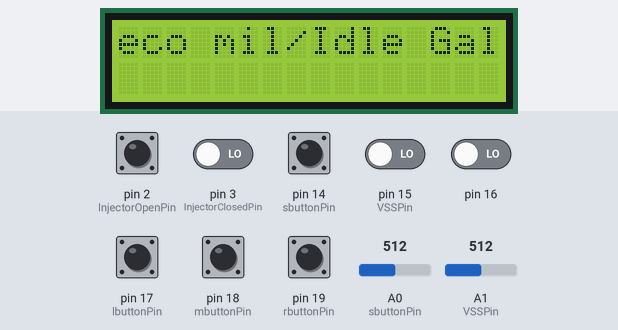
Bench run of a sketch on a simulated Arduino Uno, built with avr-gcc and run on an emulated ATmega328P. Shown: 16×2 character LCD. Wiring (inferred from the names in the program): character LCD (HD44780): RS pin 8; E pin 9; data pin 4, pin 5, pin 6, pin 7. The inputs (shaded band) are chosen by the test bench; at power-on: pin 2 (InjectorOpenPin), pin 14 (sbuttonPin), pin 17 (lbuttonPin), pin 18 (mbuttonPin), pin 19 (rbuttonPin) HIGH, pin 3 (InjectorClosedPin), pin 15 (VSSPin), pin 16 LOW, A0 (sbuttonPin) = 512, A1 (VSSPin) = 512. What the sketch prints to the serial monitor is not drawn.

Above: at 1.8 s.
1.9 s: A0 (sbuttonPin) set to 410
4.9 s: A0 (sbuttonPin) set to 385
At 6.7 s:
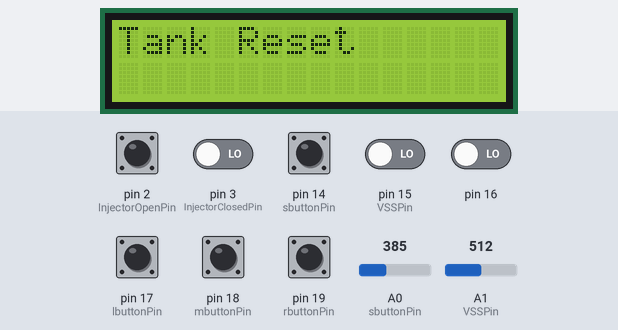
8.8 s: pin 18 (mbuttonPin) pulled LOW for 0.6 s
At 9.4 s:
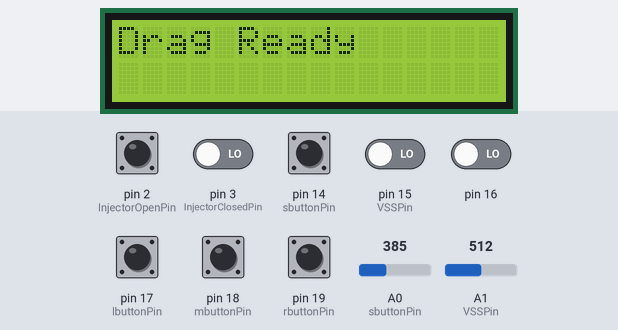
13.3 s: pin 19 (rbuttonPin) pulled LOW for 0.6 s
At 14.0 s:
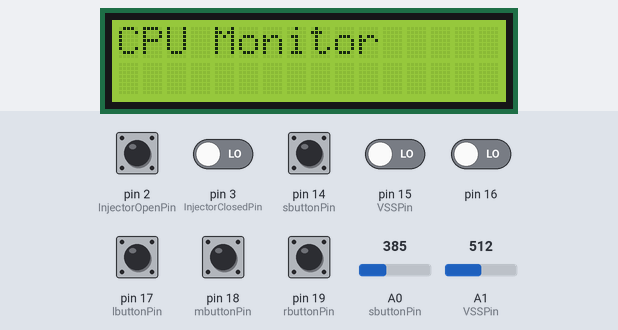
17.8 s: pin 17 (lbuttonPin) pulled LOW for 0.6 s
At 18.78 s:
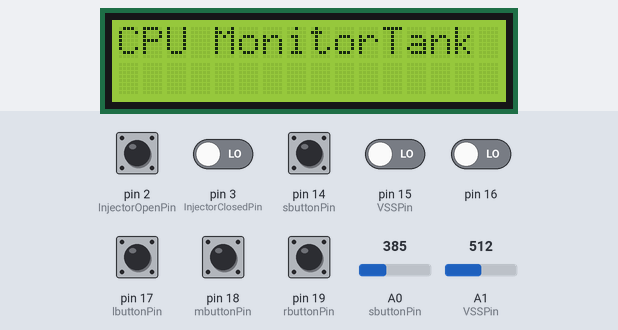
22.3 s: A0 (sbuttonPin) set to 214
26.2 s: A0 (sbuttonPin) set to 192
At 26.8 s:
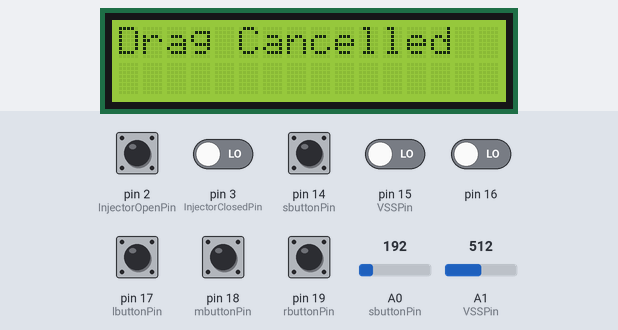
Timing chart, 0 to 29.2 s (numbered marks = the images above; inputs shaded):
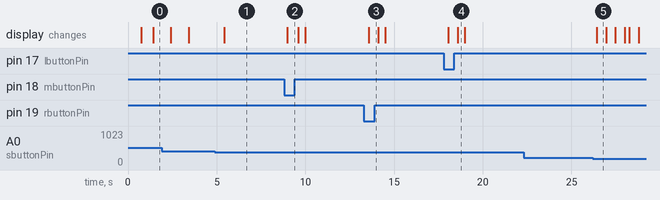

Measured:
- the behaviour switches between 400 and 399 on A0 (sbuttonPin) (found by bisection; images 0 and 1)
- the behaviour switches between 200 and 199 on A0 (sbuttonPin) (found by bisection; images 4 and 5)
- after the input at 4.9 s, the display: changes after 0.52 s (image 1)
- after the input at 8.8 s, the display: changes after 0.19 s (image 2)
- after the input at 13.3 s, the display: changes after 0.28 s (image 3)
- after the input at 17.8 s, the display: first changes after 0.25 s (image 4 shows a later state)
- after the input at 22.3 s, every drawn part: stays the same
- after the input at 26.2 s, the display: changes after 0.22 s (image 5)

The sketch:

MPGuinoSerialDev.ino
```cpp
//#include <Wire.h>
//#include <Adafruit_RGBLCDShield.h>
```

mathfuncs.ino
```cpp
//the standard 64 bit math brings in  5000+ bytes
//these bring in 1214 bytes, and everything is pass by reference

void init64(unsigned long  an[], unsigned long bigPart, unsigned long littlePart ){
  an[0]=bigPart;
  an[1]=littlePart;
}

//left shift 64 bit "number"
void shl64(unsigned long  an[]){
 an[0] <<= 1;
 if(an[1] & 0x80000000)
   an[0]++;
 an[1] <<= 1;
}

//right shift 64 bit "number"
void shr64(unsigned long  an[]){
 an[1] >>= 1;
 if(an[0] & 0x1)
   an[1]+=0x80000000;
 an[0] >>= 1;
}

//add ann to an
void add64(unsigned long  an[], unsigned long  ann[]){
  an[0]+=ann[0];
  if(an[1] + ann[1] < ann[1])
    an[0]++;
  an[1]+=ann[1];
}

//subtract ann from an
void sub64(unsigned long  an[], unsigned long  ann[]){
  an[0]-=ann[0];
  if(an[1] < ann[1]){
    an[0]--;
  }
  an[1]-= ann[1];
}

//true if an == ann
boolean eq64(unsigned long  an[], unsigned long  ann[]){
  return (an[0]==ann[0]) && (an[1]==ann[1]);
}

//true if an < ann
boolean lt64(unsigned long  an[], unsigned long  ann[]){
  if(an[0]>ann[0]) return false;
  return (an[0]<ann[0]) || (an[1]<ann[1]);
}

//divide num by den
void div64(unsigned long num[], unsigned long den[]){
  unsigned long zero64[]={0,0};
  unsigned long quot[2];
  unsigned long qbit[2];
  unsigned long tmp[2];
  init64(quot,0,0);
  init64(qbit,0,1);

  if (eq64(num, zero64)) {  //numerator 0, call it 0
    init64(num,0,0);
    return;
  }

  if (eq64(den, zero64)) { //numerator not zero, denominator 0, infinity in my book.
    init64(num,0xffffffff,0xffffffff);
    return;
  }

  init64(tmp,0x80000000,0);
  while(lt64(den,tmp)){
    shl64(den);
    shl64(qbit);
  }

  while(!eq64(qbit,zero64)){
    if(lt64(den,num) || eq64(den,num)){
      sub64(num,den);
      add64(quot,qbit);
    }
    shr64(den);
    shr64(qbit);
  }

  //remainder now in num, but using it to return quotient for now
  init64(num,quot[0],quot[1]);
}


//multiply num by den
void mul64(unsigned long an[], unsigned long ann[]){
  unsigned long p[2] = {0,0};
  unsigned long y[2] = {ann[0], ann[1]};
  unsigned long zero64[]={0,0};

  while(!eq64(y,zero64)) {
    if(y[1] & 1)
      add64(p,an);
    shl64(an);
    shr64(y);
  }
  init64(an,p[0],p[1]);
}
```

memdebug.c
```cpp
// (licence header left out)
#include <Arduino.h>
#include <stdlib.h>
#include <stdio.h>
#include <avr/io.h>
#include "memdebug.h"

/**
 * This must match the definition in "stdlib_private.h"
 */

typedef struct __freelist {
  size_t sz;
  struct __freelist *nx;
} FREELIST;

extern FREELIST *__flp;
extern char *__brkval;


/**
 * Get the total memory used by your program. The total will
 * include accounting overhead internal to the library
 */

size_t getMemoryUsed()
{
  size_t used;
  FREELIST *fp;

// __brkval=0 if nothing has been allocated yet

  if(__brkval==0)
    return 0;

// __brkval moves up from __malloc_heap_start to
// __malloc_heap_end as memory is used

  used=__brkval-__malloc_heap_start;

// memory free'd by you is collected in the free list and
// compacted with adjacent blocks. This, combined with malloc's
// intelligent picking of candidate blocks drastically reduces
// heap fragmentation. Anyway, since blocks in the free list
// are available to you at no cost we need to take them off.

  for(fp=__flp;fp;fp=fp->nx)
    used-=fp->sz+sizeof(size_t);

  return used;
}


/**
 * Get the total free bytes
 */

size_t getFreeMemory()
{
  return (size_t)AVR_STACK_POINTER_REG-
         (size_t)__malloc_margin-
         (size_t)__malloc_heap_start-
         getMemoryUsed();
}


/**
 * Get the largest available block that can be successfully
 * allocated by malloc()
 */

size_t getLargestAvailableMemoryBlock()
{
  size_t a,b;

  a=getLargestBlockInFreeList();
  b=getLargestNonFreeListBlock();

  return a>b ? a : b;
}


/**
 * Get the largest block in the free list
 */

size_t getLargestBlockInFreeList()
{
  FREELIST *fp;
  size_t maxsize=0;

  for(fp=__flp;fp;fp=fp->nx)
    if(fp->sz>maxsize)
      maxsize=fp->sz;

  return maxsize;
}


/**
 * Get the number of blocks in the free list
 */

int getNumberOfBlocksInFreeList()
{
  FREELIST *fp;
  int i;

  for(i=0,fp=__flp;fp;fp=fp->nx,i++);
  return i;
}


/**
 * Get total size of free list (includes library overhead)
 */

size_t getFreeListSize()
{
  FREELIST *fp;
  size_t size;

  for(size=0,fp=__flp;fp;fp=fp->nx,size+=fp->sz+sizeof(size_t));
  return size;
}


/**
 * Get the largest block that can be successfully allocated
 * without reuse from the free list
 */

size_t getLargestNonFreeListBlock()
{
  char *cp,*brkval;

// this code is an adapted fragment from malloc() itself

  brkval=__brkval == 0 ? __malloc_heap_start : __brkval;

  if((cp=__malloc_heap_end)==NULL)
    cp=(char *)AVR_STACK_POINTER_REG-__malloc_margin;
  if(cp<=brkval)
    return 0;

  return cp-brkval;
}

int showMemory(void) {
  char buffer[100];
  int usedMem = getMemoryUsed();
  int freeMem = getFreeMemory();
  int largeMem = getLargestAvailableMemoryBlock();

  snprintf(buffer, sizeof(buffer), "%04u %04u %04u : used/free/large",
      usedMem,
      freeMem,
      largeMem
    );

  //speol(buffer);
  return freeMem;
}
```

memdebug.h
```cpp
// (licence header left out)
#ifndef LIB_PINOCCIO_MEMDEBUG_H
#define LIB_PINOCCIO_MEMDEBUG_H

#ifdef __cplusplus
extern "C" {
#endif

#include <stddef.h>

extern size_t getMemoryUsed();
extern size_t getFreeMemory();
extern size_t getLargestAvailableMemoryBlock();
extern size_t getLargestBlockInFreeList();
extern int getNumberOfBlocksInFreeList();
extern size_t getFreeListSize();
extern size_t getLargestNonFreeListBlock();

extern int showMemory();

#ifdef __cplusplus
}
#endif

#endif // LIB_PINOCCIO_MEMDEBUG_H
```

mpguino.h
```cpp
#include "mpguino_conf.h"
/* --- Constants --------------------------------------------- */

#define Sleep_bkl                           0x01
#define Sleep_lcd                           0x02

//#define usedefaults true

#if (CFG_SERIAL_TX == 1)
   #define myubbr (16000000/16/57600-1)
#endif

#if (TANK_IN_EEPROM_CFG == 1)
   #define eepBlkAddr_Tank                  0xA0
   #define eepBlkSize_Tank                     9
#endif

#define nil                         3999999999ul

#define guinosigold                    B10100101
#define guinosig                       B11100111


//Vehicle Interface Pins
//#define NC                                   1
#define InjectorOpenPin                        2
#define InjectorClosedPin                      3
//LCD Pins, conf moved to lcd.h
//#define DIPin                                  4 // register select RS
//#define EnablePin                              5
//#define ContrastPin                            6
//#define DB4Pin                                 7
//#define DB5Pin                                 8
//#define BrightnessPin                          9
//#define NC                                    10
//#define NC                                    11
//#define DB6Pin                                12
//#define DB7Pin                                13

#if UNO_MODIFICATIONS

#define VSSPin                                15  // analog 0 is pin 14, let's move it to 16, leaving fuel on 15? Where is fuel defined?
#define temp1Pin                              1
#define temp2Pin                              2
#define lbuttonPin                            17 // Left Button, on analog 3, which isn't 17 but 26. WTF?
#define mbuttonPin                            18  // Middle Button, on analog 4, which ins't 18 but 27
#define rbuttonPin                            19  // Right Button, on analog 5, which isn't 19, but pin 28                                                  // i'm going to guess that's not physical 19, but logical 19 which is on physical 28 or 0x20 on C. Set in software?
#define sbuttonPin                            14
/* --- Button bitmasks ---for UNO */
#define vssBit                              0x02  //  pin14 is a bitmask 0x01 on port C, so then pin16 should be bitmask 0x04 on port C, 15 should be bitmask 0x02
//#define vssBit ( 1 << 1 )
#define lbuttonBit                          0x08  //  pin17 is a bitmask 0x08 on port C
#define mbuttonBit                          0x10  //  pin18 is a bitmask 0x10 (decimal 16) on port C
#define rbuttonBit                          0x20  //  pin19 is a bitmask 0x20 (decimal 32) on port C,
#define sbuttonBit                          0x01  //analog zero, bitmask 1 on port c. Remember we moved the vss to a1 from a0

#else //NOT uno, so normal, defaults
#define VSSPin                                14  // analog 0
#define temp1Pin                              1
#define temp2Pin                              2
#define lbuttonPin                            17  // Left Button, on analog 3
#define mbuttonPin                            18  // Middle Button, on analog 4
#define rbuttonPin                            19  // Right Button, on analog 5

/* --- Button bitmasks --for NOT uno- */
#define vssBit                              0x01  //  pin14 is a bitmask 1 on port C
#define lbuttonBit                          0x08  //  pin17 is a bitmask 8 on port C
#define mbuttonBit                          0x10  //  pin18 is a bitmask 16 on port C
#define rbuttonBit                          0x20  //  pin19 is a bitmask 32 on port C
#endif  //end of IF UNO > NOT block

// start with the buttons in the right state
#define buttonsUp   lbuttonBit + mbuttonBit + rbuttonBit

// how many times will we try and loop in a second
#if (UNO_MODIFICATIONS == 1)
#define loopsPerSecond                         4
#else
#define loopsPerSecond                         4
#endif
/* --- LCD line buffer size --- */
#define bufsize                                17

/* --- Enums ------------------------------------------------- */

enum displayTypes {dtText=0, dtBigChars, dtBarGraph};

/* --- Typedefs ---------------------------------------------- */

typedef void (* pFunc)(void);//type for display function pointers

/* --- Macros ------------------------------------------------ */

#define LeftButtonPressed        (!(buttonState & lbuttonBit))
#define RightButtonPressed       (!(buttonState & rbuttonBit))
#define MiddleButtonPressed      (!(buttonState & mbuttonBit))
#define SoftButtonPressed        (!(buttonState & sbuttonBit))

#define MIN(value1, value2)\
    (((value1) >= (value2)) ? (value2) : (value1))

#define MAX(value2, value1)\
    (((value1)>=(value2)) ? (value1) : (value2))

#define mylength(x) (sizeof x / sizeof *x)

#define looptime 1000000ul/loopsPerSecond /* 0.5 second */

#if (CFG_IDLE_MESSAGE == 1)
#define IdleDisplayRequested     (IDLE_DISPLAY_DELAY > 0)
#endif

/* --- Globals ----------------------------------------------- */

int CLOCK;
unsigned char DISPLAY_TYPE;
unsigned char SCREEN;
unsigned char HOLD_DISPLAY;
static char LCDBUF1[bufsize];
static char LCDBUF2[bufsize];

#if (CFG_IDLE_MESSAGE != 0)
signed char IDLE_DISPLAY_DELAY;
#endif

#if (CFG_FUELCUT_INDICATOR != 0)
unsigned char FCUT_POS;
  #if (CFG_FUELCUT_INDICATOR == 2)
  /* XXX: With the Newhaven LCD, there is no backslash (character 0x5C)...
   * the backslash was replaced with the Yen currency symbol.  Other LCDs
   * might have a proper backslash, so we'll leave this in... */
  char spinner[4] = {'|', '/', '-', '\\'};
  #elif (CFG_FUELCUT_INDICATOR == 3)
//char spinner[4] = {'O', 'o', '.', '.'};
  //char spinner[4] = {'-', '+', '÷', '*'};
  char spinner[4] = {'+', '*', '+', '-'};
  char idler[2] = {'i', ' '};
  #endif
#endif

#if (BARGRAPH_DISPLAY_CFG == 1)
/* The mpg() function call in a Trip class returns an unsigned long.
 * This value can be divided by 1000 in order to get 'true' mpg.
 * This means that an unsigned short int will hold 0xFFFF, or 65535
 * (65.535 MPG).  Since 65.535 is potentially a realistic value,
 * I propose dropping one decimal of precision in favor of a higher
 * maximum --> 655.35 mpg. This way we can save 20 bytes of memory. */
unsigned short PERIODIC_HIST[10];
#if (CFG_UNITS == 2)
unsigned short BAR_MIN = 500;     //min 5 L/100km (47.04 mpg)
unsigned short BAR_LIMIT = 2500;  /* 3-11 L/100km (0.5 L/px) about 9 mpg */
#define BARGRAPH_LABEL "Graph 3-11L/100k" //max 16 chars
//unsigned short BAR_MIN = 300;     //min 3 L/100km
//unsigned short BAR_LIMIT = 700;  /* 3-7 L/100km (0.25 L/px) */
//#define BARGRAPH_LABEL "Graph 3-7L/100km" //max 16 chars
#else
unsigned short BAR_MIN = 0; //min 18 mpg
unsigned short BAR_LIMIT = 4000;  /* 18-58 mpg (2.5 mpg/px) */
#define BARGRAPH_LABEL "Graph 0-40 MPG" //max 16 chars
#endif

#endif

#if (CFG_UNITS == 2)
#define STARTUP_TEXT "MPGuino v0.97e" //max 16 chars
#else
#define STARTUP_TEXT "skyGuino v1.0s" //max 16 chars
#endif

enum longparms {
  contrastIdx=0,
  dragSpeed,
  dragDistance,
  vssPulsesPerMileIdx,
  microSecondsPerGallonIdx,
  injPulsesPer2Revolutions,
  currentTripResetTimeoutUSIdx,
  tankSizeIdx,
  injectorSettleTimeIdx,
  weightIdx,
  fuelCostIdx,
  vsspause,
  injEdgeIdx,
  voltmeterOffsetIdx
};

#if(CFG_UNITS==2) // L/100km units
/* default values */
unsigned long parms[]={
   100ul,  //contrastIDX
   100,    //dragSpeed
   400,    //dragDistance
   5100ul,    //Pulses per km
   19756356ul,  //microseconds per liter
   1ul,        //pulses every two revs (otto cycle)
   30000000ul,  //timeout
   45424ul,    //tank size
   500ul,     //injectorsettle
   1250ul,    //weight KG
   1324ul,    //fuel cost per litre
   2ul,      //vsspause uS
   0ul,      //Injector type
   1000ul     //volts offset
};

char *parmLabels[]={
   "Contrast",
   "Speed End (kph)",
   "Drag End (m)",
   "VSS Pulses/Km",
   "MicroSec/Litre",
   "Pulses/2 revs",
   "Timout(uSec)",
   "Tank Litre*1k",
   "Injector DelayuS",
   "Weight (Kg)",
   "Fuel EUR/L x1k",
   "VSS Delay ms",
   "InjType 0,1,2", //Injector trigger 0-dn, 1-up, 2-PeakHold injector
   "VoltageOffset mV"
};
#else // MPG units
/* default values */
unsigned long parms[]={
   100ul,
   60,
   1320,
   8207ul, //8208ul,
   85363149, // 74785959ul, //500 000 000ul, 190784754ul
   1ul,
   30000000ul,
   12500ul,
   500ul,
   2860ul,
   2799ul,
   2ul,
   0ul,
   1000ul
};

char *parmLabels[]={
   "Contrast",
   "Speed End (mph)",
   "Drag End (ft)",
   "VSS Pulses/Mi",
   "MicroSec/Gal",
   "Pulses/2 rpm",
   "Timout(uSec)",
   "Tank Gal * 1k",
   "Injector DelayuS",
   "Weight (lbs)",
   "Fuel cost x1k",
   "VSS Delay ms",
   "InjType 0,1,2", //Injector trigger 0-dn, 1-up, 2-PeakHold injector
   "VoltageOffset mV"
};
#endif

//middle button cycles through these brightness settings
unsigned char brightness[]={255,220,150,0};
//unsigned char brightness[]={255,248,230,200}; //for red screen MTC-16205D (otherwise its too bright and 7805 regulator gets hot)

/* --- Classes --------------------------------------------- */

class Trip{
  public:

  unsigned long loopCount; //how long has this trip been running
  unsigned long injPulses; //rpm
  unsigned long injHiSec;// seconds the injector has been open
  unsigned long injHius;// microseconds, fractional part of the injectors open
  unsigned long injIdleHiSec;// seconds the injector has been open
  unsigned long injIdleHius;// microseconds, fractional part of the injectors open
  unsigned long vssPulses;//from the speedo
  unsigned long vssEOCPulses;//from the speedo
  unsigned long vssPulseLength; // only used by instant

  //these functions actually return in thousandths,
  unsigned long miles();
  unsigned long gallons();
  unsigned long mpg();          //LSB = 0.001 MPG
  unsigned long mph();
  unsigned long time();         //mmm.ss
  unsigned long fuelCost();         //fuel cost per trip
  unsigned long eocMiles();     //how many "free" miles?
  unsigned long idleGallons();  //how many gallons spent at 0 mph?
  void update(Trip t);
  void reset();
  //Trip();
};

#if( DRAGRACE_DISPLAY_CFG )
class Drag {
public:
   unsigned long time_millis; // timer
   unsigned long time_400m_ms; // 400m time (ET)
   unsigned long vss_pulses; // distance counter
   unsigned long trap_speed; // 400m final speed
   unsigned long time_100kmh_ms; // 100km/h accelleration time
   unsigned long vss_400m; // how many pulses is 400m
   bool waiting_start; // TRUE if we are dragrace screen and made reset()
   bool running; //TRUE

   void reset();
   void start();
   void update();
   void finish();
   unsigned long time();
   unsigned long time100kmh();
   unsigned long trapspeed();
   unsigned long distance();
   unsigned long power();
/*
402m (1/4 mile) time and speed measure:
---
dragrace screen
- middle button resets old data and stopwatch is waiting movement (VSS signal)
- START: when we get VSS signal, then stopwatch is started
- when speed is 100kmh we remember that time
- when 400m is done, stopwatch is stopped and speed is saved
*/
};
#endif
```

mpguino_conf.h
```cpp
/* --- Compile-time options ---------------------------------- */

#define UNO_MODIFICATIONS          1//0 for default mpguino, 1 for newfangled lcd+buttons shield
#define MEMORY_REDUCDER            1 //0 to run nomrally, 1 to disable things to try and save memory
#define MEM_CUT                    0 //0 runs normally, 1 deletes everything in MEM_CUT
#define JSON_OUT                   1
#define BYPASS_INITIAL_SETUP       1
#define NANO_MODS                  0
#define SERIAL_MEM                 0


#define BARGRAPH_DISPLAY_CFG       0  /* 0=Off 1=On (+968 bytes) */
#define CFG_BIGFONT_TYPE           0  /* 0=BigNum screens off(-552) 1=Default 2=Modified (+24 bytes) */
#define CFG_FUELCUT_INDICATOR      0  /* 0=Off 1=char (+54) 2=spinner 3=bubble (+74) */
#define CFG_IDLE_MESSAGE           0
#define CFG_SERIAL_TX              1  /* 0=Off 1=On (+232) */
#define SLEEP_CFG                  1  /* 0=Off 1=bl (+34) 2=lcd (+14) 3=both (+46)   */
#define TANK_IN_EEPROM_CFG         1  /* 0=Off 1=On (+34)  */
#define OUTSIDE_TEMP_CFG           1  /* 0=Off 1=On        */
#define BATTERY_VOLTAGE            0  /* 0=Off 1=On (+920) */
#define DRAGRACE_DISPLAY_CFG       1

#define CFG_UNITS                  1  /* 1=US  2=METRIC  */
```

serialSend.h
```cpp
void sendJsonGraph();
```

temperature.h
```cpp
#define Filter_coeff    400  /* higher number = more filtering */

void CALC_FILTERED_TEMP(void);
void INIT_OUTSIDE_TEMP(void);

extern signed long OUTSIDE_TEMP_FILT;
```

Source omitted: mpguino.ino (77055 bytes), serialSend.ino (4339 bytes), temperature.ino (1382 bytes), lcd.h (2110 bytes), lcd.ino (3799 bytes)
